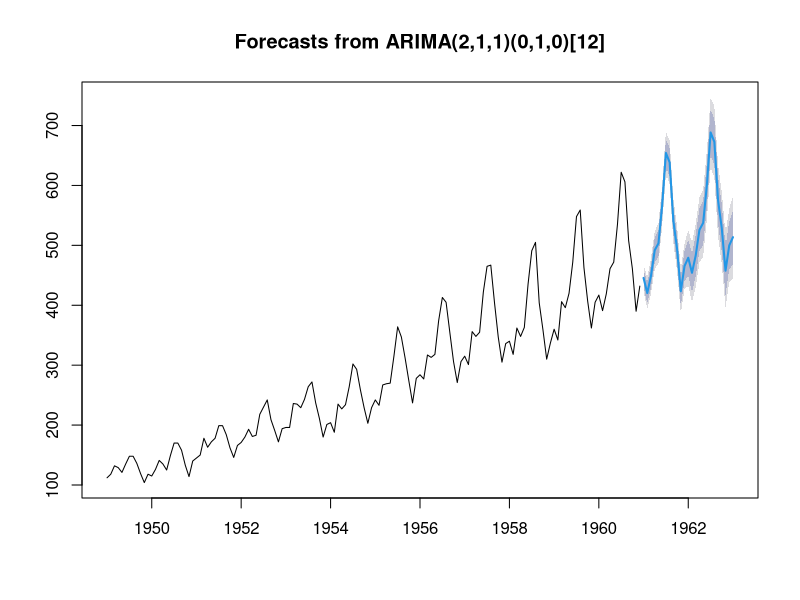

Here is the R script that generated this plot:
library("lubridate") # работа с датами
library("zoo") # временные ряды
library("dplyr") # манипуляция с данными
library("ggplot2") # графики
library("forecast") # прогноз
library("xts") # расширение для zoo
y <- AirPassengers
mod_a <- auto.arima(y)
prognoz_a <- forecast(mod_a, h=25)
plot(prognoz_a)
